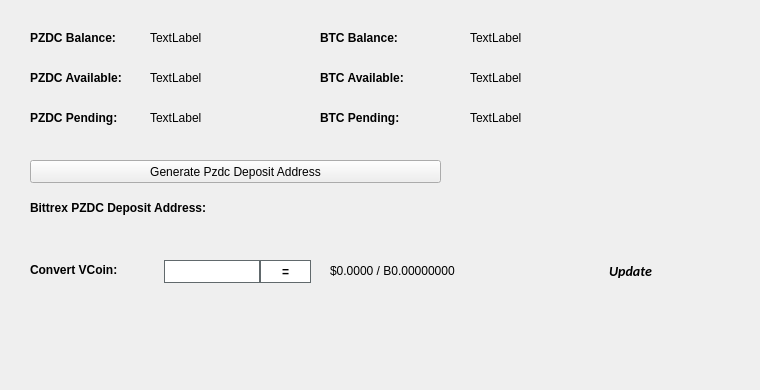
   <widget class="QWidget" name="BalanceTab">
    <attribute name="title">
     <string>Balance</string>
    </attribute>
    <widget class="QLabel" name="BitcoinBalanceLabel">
     <property name="geometry">
      <rect>
       <x>470</x>
       <y>30</y>
       <width>150</width>
       <height>16</height>
      </rect>
     </property>
     <property name="text">
      <string>TextLabel</string>
     </property>
    </widget>
    <widget class="QLabel" name="PZDCBalanceLabel">
     <property name="geometry">
      <rect>
       <x>150</x>
       <y>30</y>
       <width>150</width>
       <height>16</height>
      </rect>
     </property>
     <property name="text">
      <string>TextLabel</string>
     </property>
    </widget>
    <widget class="QLabel" name="label_11">
     <property name="geometry">
      <rect>
       <x>30</x>
       <y>30</y>
       <width>101</width>
       <height>16</height>
      </rect>
     </property>
     <property name="font">
      <font>
       <weight>75</weight>
       <bold>true</bold>
      </font>
     </property>
     <property name="text">
      <string>PZDC Balance:</string>
     </property>
    </widget>
    <widget class="QLabel" name="label_12">
     <property name="geometry">
      <rect>
       <x>320</x>
       <y>30</y>
       <width>101</width>
       <height>16</height>
      </rect>
     </property>
     <property name="font">
      <font>
       <weight>75</weight>
       <bold>true</bold>
      </font>
     </property>
     <property name="text">
      <string>BTC Balance:</string>
     </property>
    </widget>
    <widget class="QLabel" name="PZDCAvailableLabel_2">
     <property name="geometry">
      <rect>
       <x>150</x>
       <y>70</y>
       <width>150</width>
       <height>16</height>
      </rect>
     </property>
     <property name="text">
      <string>TextLabel</string>
     </property>
    </widget>
    <widget class="QLabel" name="label_13">
     <property name="geometry">
      <rect>
       <x>30</x>
       <y>70</y>
       <width>111</width>
       <height>16</height>
      </rect>
     </property>
     <property name="font">
      <font>
       <weight>75</weight>
       <bold>true</bold>
      </font>
     </property>
     <property name="text">
      <string>PZDC Available:</string>
     </property>
    </widget>
    <widget class="QLabel" name="label_14">
     <property name="geometry">
      <rect>
       <x>30</x>
       <y>110</y>
       <width>101</width>
       <height>16</height>
      </rect>
     </property>
     <property name="font">
      <font>
       <weight>75</weight>
       <bold>true</bold>
      </font>
     </property>
     <property name="text">
      <string>PZDC Pending:</string>
     </property>
    </widget>
    <widget class="QLabel" name="PZDCPendingLabel">
     <property name="geometry">
      <rect>
       <x>150</x>
       <y>110</y>
       <width>150</width>
       <height>16</height>
      </rect>
     </property>
     <property name="text">
      <string>TextLabel</string>
     </property>
    </widget>
    <widget class="QLabel" name="label_15">
     <property name="geometry">
      <rect>
       <x>320</x>
       <y>70</y>
       <width>111</width>
       <height>16</height>
      </rect>
     </property>
     <property name="font">
      <font>
       <weight>75</weight>
       <bold>true</bold>
      </font>
     </property>
     <property name="text">
      <string>BTC Available:</string>
     </property>
    </widget>
    <widget class="QLabel" name="BitcoinAvailableLabel">
     <property name="geometry">
      <rect>
       <x>470</x>
       <y>70</y>
       <width>150</width>
       <height>16</height>
      </rect>
     </property>
     <property name="text">
      <string>TextLabel</string>
     </property>
    </widget>
    <widget class="QLabel" name="label_31">
     <property name="geometry">
      <rect>
       <x>320</x>
       <y>110</y>
       <width>111</width>
       <height>16</height>
      </rect>
     </property>
     <property name="font">
      <font>
       <weight>75</weight>
       <bold>true</bold>
      </font>
     </property>
     <property name="text">
      <string>BTC Pending:</string>
     </property>
    </widget>
    <widget class="QLabel" name="BitcoinPendingLabel">
     <property name="geometry">
      <rect>
       <x>470</x>
       <y>110</y>
       <width>150</width>
       <height>16</height>
      </rect>
     </property>
     <property name="text">
      <string>TextLabel</string>
     </property>
    </widget>
    <widget class="QLabel" name="label_33">
     <property name="geometry">
      <rect>
       <x>30</x>
       <y>200</y>
       <width>221</width>
       <height>16</height>
      </rect>
     </property>
     <property name="font">
      <font>
       <weight>75</weight>
       <bold>true</bold>
      </font>
     </property>
     <property name="text">
      <string>Bittrex PZDC Deposit Address:</string>
     </property>
    </widget>
    <widget class="QPushButton" name="GenDepositBTN">
     <property name="geometry">
      <rect>
       <x>30</x>
       <y>160</y>
       <width>411</width>
       <height>23</height>
      </rect>
     </property>
     <property name="text">
      <string>Generate Pzdc Deposit Address</string>
     </property>
     <property name="icon">
      <iconset resource="../pzdc.qrc">
       <normaloff>:/icons/bitcoin</normaloff>:/icons/bitcoin</iconset>
     </property>
    </widget>
    <widget class="QLabel" name="DepositAddressLabel">
     <property name="geometry">
      <rect>
       <x>200</x>
       <y>200</y>
       <width>261</width>
       <height>16</height>
      </rect>
     </property>
     <property name="palette">
      <palette>
       <active>
        <colorrole role="WindowText">
         <brush brushstyle="SolidPattern">
          <color alpha="255">
           <red>0</red>
           <green>0</green>
           <blue>0</blue>
          </color>
         </brush>
        </colorrole>
        <colorrole role="Text">
         <brush brushstyle="SolidPattern">
          <color alpha="255">
           <red>0</red>
           <green>0</green>
           <blue>255</blue>
          </color>
         </brush>
        </colorrole>
       </active>
       <inactive>
        <colorrole role="WindowText">
         <brush brushstyle="SolidPattern">
          <color alpha="255">
           <red>0</red>
           <green>0</green>
           <blue>0</blue>
          </color>
         </brush>
        </colorrole>
        <colorrole role="Text">
         <brush brushstyle="SolidPattern">
          <color alpha="255">
           <red>0</red>
           <green>0</green>
           <blue>255</blue>
          </color>
         </brush>
        </colorrole>
       </inactive>
       <disabled>
        <colorrole role="WindowText">
         <brush brushstyle="SolidPattern">
          <color alpha="255">
           <red>120</red>
           <green>120</green>
           <blue>120</blue>
          </color>
         </brush>
        </colorrole>
        <colorrole role="Text">
         <brush brushstyle="SolidPattern">
          <color alpha="255">
           <red>120</red>
           <green>120</green>
           <blue>120</blue>
          </color>
         </brush>
        </colorrole>
       </disabled>
      </palette>
     </property>
     <property name="font">
      <font>
       <weight>75</weight>
       <bold>true</bold>
      </font>
     </property>
     <property name="text">
      <string/>
     </property>
     <property name="alignment">
      <set>Qt::AlignRight|Qt::AlignTrailing|Qt::AlignVCenter</set>
     </property>
     <property name="textInteractionFlags">
      <set>Qt::LinksAccessibleByMouse|Qt::TextSelectableByKeyboard|Qt::TextSelectableByMouse</set>
     </property>
    </widget>
    <widget class="QLabel" name="label_8">
     <property name="geometry">
      <rect>
       <x>460</x>
       <y>300</y>
       <width>281</width>
       <height>81</height>
      </rect>
     </property>
     <property name="text">
      <string/>
     </property>
     <property name="pixmap">
      <pixmap>:/images/bittrex</pixmap>
     </property>
    </widget>
    <widget class="QWidget" name="widgetConversion" native="true">
     <property name="geometry">
      <rect>
       <x>0</x>
       <y>250</y>
       <width>751</width>
       <height>43</height>
      </rect>
     </property>
     <property name="minimumSize">
      <size>
       <width>0</width>
       <height>43</height>
      </size>
     </property>
     <property name="styleSheet">
      <string notr="true"/>
     </property>
     <widget class="QPushButton" name="btnUpdateMarketData">
      <property name="geometry">
       <rect>
        <x>575</x>
        <y>0</y>
        <width>111</width>
        <height>41</height>
       </rect>
      </property>
      <property name="sizePolicy">
       <sizepolicy hsizetype="Expanding" vsizetype="Expanding">
        <horstretch>0</horstretch>
        <verstretch>0</verstretch>
       </sizepolicy>
      </property>
      <property name="font">
       <font>
        <family>calibri</family>
        <pointsize>-1</pointsize>
        <weight>75</weight>
        <italic>true</italic>
        <bold>true</bold>
       </font>
      </property>
      <property name="styleSheet">
       <string notr="true">margin:0px;text-align:center;padding:2px;border-radius:3px;font-style:italic;width:100px;font-size:14px;font-family:calibri;font-weight:600;</string>
      </property>
      <property name="text">
       <string>Update</string>
      </property>
      <property name="iconSize">
       <size>
        <width>150</width>
        <height>35</height>
       </size>
      </property>
      <property name="autoDefault">
       <bool>true</bool>
      </property>
      <property name="default">
       <bool>true</bool>
      </property>
     </widget>
     <widget class="QLabel" name="lblConvertVCoin">
      <property name="geometry">
       <rect>
        <x>30</x>
        <y>10</y>
        <width>131</width>
        <height>20</height>
       </rect>
      </property>
      <property name="styleSheet">
       <string notr="true"/>
      </property>
      <property name="text">
       <string>&lt;html&gt;&lt;head/&gt;&lt;body&gt;&lt;p&gt;&lt;span style=&quot; font-weight:600;&quot;&gt;Convert VCoin:&lt;/span&gt;&lt;/p&gt;&lt;/body&gt;&lt;/html&gt;</string>
      </property>
     </widget>
     <widget class="QLineEdit" name="txtConvertVCoinQty">
      <property name="geometry">
       <rect>
        <x>160</x>
        <y>10</y>
        <width>100</width>
        <height>23</height>
       </rect>
      </property>
      <property name="minimumSize">
       <size>
        <width>100</width>
        <height>23</height>
       </size>
      </property>
      <property name="maximumSize">
       <size>
        <width>100</width>
        <height>16777215</height>
       </size>
      </property>
      <property name="styleSheet">
       <string notr="true">border: 1px solid #61696c;margin-left:4px;</string>
      </property>
     </widget>
     <widget class="QPushButton" name="btnConvertPzdc">
      <property name="geometry">
       <rect>
        <x>260</x>
        <y>10</y>
        <width>51</width>
        <height>23</height>
       </rect>
      </property>
      <property name="minimumSize">
       <size>
        <width>0</width>
        <height>23</height>
       </size>
      </property>
      <property name="styleSheet">
       <string notr="true">border:1px solid #61696c;background:white;font-weight:600;</string>
      </property>
      <property name="text">
       <string>=</string>
      </property>
     </widget>
     <widget class="QLabel" name="lblConvertVCoinResults">
      <property name="geometry">
       <rect>
        <x>330</x>
        <y>0</y>
        <width>201</width>
        <height>41</height>
       </rect>
      </property>
      <property name="styleSheet">
       <string notr="true"/>
      </property>
      <property name="text">
       <string>$0.0000 / B0.00000000</string>
      </property>
     </widget>
     <widget class="QLabel" name="iconOverviewUpdateWait">
      <property name="geometry">
       <rect>
        <x>670</x>
        <y>10</y>
        <width>24</width>
        <height>24</height>
       </rect>
      </property>
      <property name="text">
       <string/>
      </property>
      <property name="pixmap">
       <pixmap resource="../pzdc.qrc">:/icons/transaction_1</pixmap>
      </property>
      <property name="scaledContents">
       <bool>true</bool>
      </property>
      <property name="alignment">
       <set>Qt::AlignCenter</set>
      </property>
     </widget>
    </widget>
   </widget>
